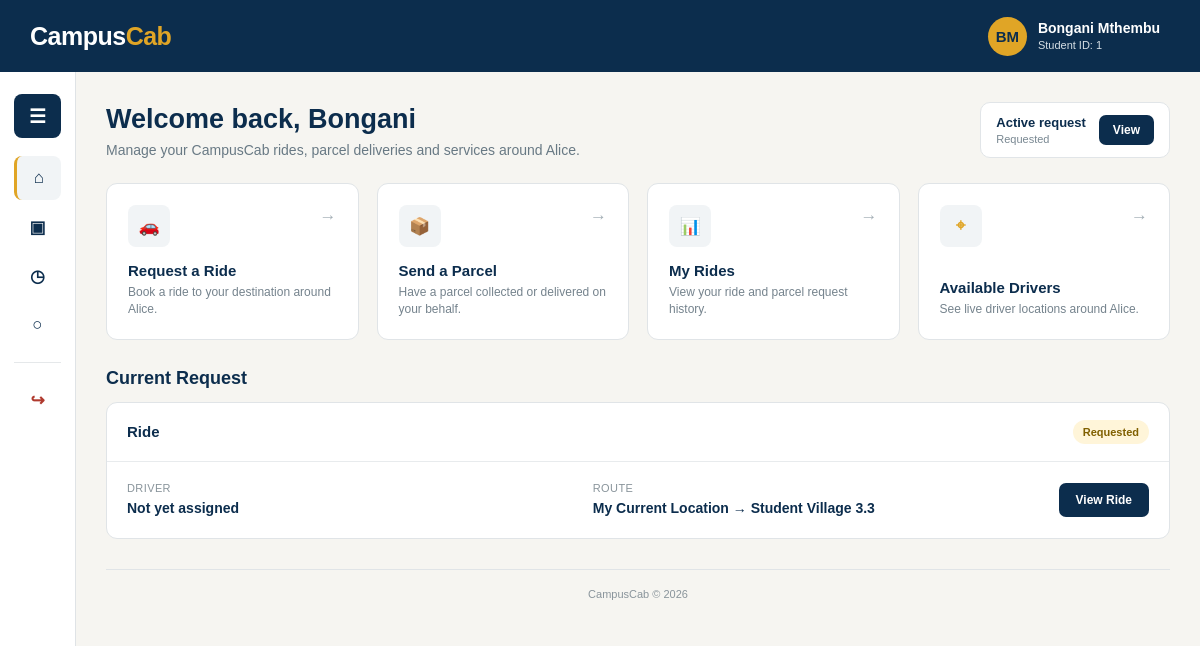
Screenshot of /student_dashboard.php (signed in) with the database file from the repository.
### tables this page shows
CREATE TABLE `student` (
  `studentID` int(11) NOT NULL,
  `studentNumber` varchar(9) DEFAULT NULL,
  `studentFname` varchar(50) NOT NULL,
  `studentLname` varchar(50) NOT NULL,
  `studentEmail` varchar(50) NOT NULL,
  `studentPhoneNo` varchar(15) NOT NULL,
  `studentAccount_status` enum('Active','Inactive') DEFAULT 'Active',
  `studentPwd` varchar(255) NOT NULL,
  `verification_token` varchar(64) DEFAULT NULL,
  `token_expiry` datetime DEFAULT NULL,
  `email_verified` tinyint(1) NOT NULL DEFAULT 0
);

CREATE TABLE `ride` (
  `rideID` int(11) NOT NULL,
  `studentID` int(11) DEFAULT NULL,
  `staffID` int(11) DEFAULT NULL,
  `requester_type` enum('Student','Staff') NOT NULL DEFAULT 'Student',
  `request_type` enum('Ride','Parcel') NOT NULL DEFAULT 'Ride',
  `parcel_details` varchar(255) DEFAULT NULL,
  `DriverID` int(11) DEFAULT NULL,
  `pickup_address` varchar(250) DEFAULT NULL,
  `pickup_latitude` decimal(10,7) DEFAULT NULL,
  `pickup_longitude` decimal(10,7) DEFAULT NULL,
  `destination_address` varchar(250) DEFAULT NULL,
  `destination_latitude` decimal(10,7) DEFAULT NULL,
  `destination_longitude` decimal(10,7) DEFAULT NULL,
  `requested_at` datetime DEFAULT NULL,
  `accepted_at` datetime DEFAULT NULL,
  `started_at` datetime DEFAULT NULL,
  `Completed_at` datetime DEFAULT NULL,
  `ride_status` enum('Requested','Accepted','Driver Arriving','In Progress','Completed','Cancelled') DEFAULT 'Requested',
  `cancellation_reason` varchar(255) DEFAULT NULL,
  `cancelled_at` datetime DEFAULT NULL,
  `estimated_distance_km` decimal(6,2) DEFAULT NULL,
  `estimated_duration_min` int(11) DEFAULT NULL,
  `estimated_price` decimal(8,2) DEFAULT NULL,
  `driver_earning` double NOT NULL,
  `campus_commission` double NOT NULL
);

### student_dashboard.php (the view, shortened to what this page needs)
<?php
include_once __DIR__ . '/db_connect.php';
$studentID = (int)($_SESSION['student_id'] ?? 0);
$studentFirstName = 'Student';
$studentFullName = 'Student';
if ($studentID > 0) {
    $stmt = $conn->prepare("
        SELECT
            studentID,
            studentFname,
            studentLname
        FROM student
        WHERE studentID = ?
        LIMIT 1
    ");
    if ($stmt) {
        $stmt->bind_param("i", $studentID);
        $stmt->execute();
        $result = $stmt->get_result();
        if ($row = $result->fetch_assoc()) {
            $studentID = (int)$row['studentID'];
            $studentFirstName = trim(
                $row['studentFname'] ?? 'Student'
            );
            $studentFullName = trim(
                ($row['studentFname'] ?? '') . ' ' .
                ($row['studentLname'] ?? '')
            );
        }
    }
}
$nameParts = preg_split('/\s+/', trim($studentFullName));
if (count($nameParts) >= 2) {
    $initials = strtoupper(
        substr($nameParts[0], 0, 1) .
        substr($nameParts[count($nameParts) - 1], 0, 1)
    );
} else {
    $initials = strtoupper(substr($studentFullName, 0, 2));
}
$currentRide = null;
if ($studentID > 0) {
    $stmt = $conn->prepare("
        SELECT
            r.rideID,
            r.request_type,
            r.pickup_address,
            r.destination_address,
            r.ride_status,
            r.DriverID,
            d.DriverFname,
            d.DriverLname
        FROM ride r
        LEFT JOIN driver d
            ON r.DriverID = d.DriverID
        WHERE r.studentID = ?
        AND r.requester_type = 'Student'
        AND r.ride_status IN ('Requested', 'Accepted', 'Driver Arriving', 'In Progress')
        ORDER BY r.requested_at DESC
        LIMIT 1
    ");
    if ($stmt) {
        $stmt->bind_param("i", $studentID);
        $stmt->execute();
        $result = $stmt->get_result();
        if ($row = $result->fetch_assoc()) {
            $currentRide = $row;
        }
    }
}
$driverName = 'Not yet assigned';
?>
<!DOCTYPE html>
<html lang="en">
<head>
</head>
<body>
<header class="site-header">
    <div class="header-inner">
        <a
            href="student_dashboard.php"
            class="brand"
        >
            <span class="brand-campus">Campus</span><span class="brand-cab">Cab</span>
        </a>
        <a
            href="student_profile.php"
            class="driver-profile"
        >
            <div class="profile-avatar">
                <?php
                echo htmlspecialchars($initials);
                ?>
            </div>
            <div class="profile-info">
                <span class="profile-name">
                    <?php
                    echo htmlspecialchars($studentFullName);
                    ?>
                </span>
                <span class="profile-role">
                    Student ID:
                    <?php
                    echo htmlspecialchars((string)$studentID);
                    ?>
                </span>
            </div>
        </a>
    </div>
</header>
<div class="page-layout">
    <aside
        class="sidebar collapsed"
        id="sidebar"
    >
        <button
            class="menu-toggle"
            type="button"
            onclick="toggleSidebar()"
        >
            <span class="hamburger">
                ☰
            </span>
        </button>
        <div class="nav-item">
            <a
                href="student_dashboard.php"
                class="nav-link active"
            >
                <span class="nav-icon">
                    ⌂
                </span>
            </a>
        </div>
        <div class="nav-parent">
            <button
                class="nav-parent-button"
                type="button"
                onclick="toggleSubmenu(this)"
            >
                <span class="nav-icon">
                    ▣
                </span>
            </button>
        </div>
        <div class="nav-parent">
            <button
                class="nav-parent-button"
                type="button"
                onclick="toggleSubmenu(this)"
            >
                <span class="nav-icon">
                    ◷
                </span>
            </button>
        </div>
        <div class="nav-parent">
            <button
                class="nav-parent-button"
                type="button"
                onclick="toggleSubmenu(this)"
            >
                <span class="nav-icon">
                    ○
                </span>
            </button>
        </div>
        <div class="nav-item logout-link">
            <a
                href="logout.php"
                class="nav-link"
            >
                <span class="nav-icon">
                    ↪
                </span>
            </a>
        </div>
    </aside>
    <main class="main-content">
        <div class="content-container">
            <div class="welcome-row">
                <div class="welcome-text">
                    <h1>
                        Welcome back,
                        <?php
                        echo htmlspecialchars($studentFirstName);
                        ?>
                    </h1>
                    <p>
                        Manage your CampusCab rides, parcel deliveries and services around Alice.
                    </p>
                </div>
                <div class="availability-card">
                    <div class="availability-text">
                        <strong>
                            <?php
                            echo $currentRide
                                ? "Active request"
                                : "No active request";
                            ?>
                        </strong>
                        <span>
                            <?php
                            echo $currentRide
                                ? htmlspecialchars($currentRide['ride_status'])
                                : "Request a ride or parcel anytime";
                            ?>
                        </span>
                    </div>
                    <?php if ($currentRide): ?>
                        <a
                            href="trip.php?id=<?php echo (int)$currentRide['rideID']; ?>"
                            class="view-ride"
                        >
                            View
                        </a>
                    <?php endif; ?>
                </div>
            </div>
            <div class="cards-grid">
                <a
                    href="request.php"
                    class="dashboard-card"
                >
                    <div class="card-top">
                        <div class="card-icon">
                            🚗
                        </div>
                        <span class="card-arrow">
                            →
                        </span>
                    </div>
                    <div>
                        <h3>
                            Request a Ride
                        </h3>
                        <p>
                            Book a ride to your destination around Alice.
                        </p>
                    </div>
                </a>
                <a
                    href="parcel.php"
                    class="dashboard-card"
                >
                    <div class="card-top">
                        <div class="card-icon">
                            📦
                        </div>
                        <span class="card-arrow">
                            →
                        </span>
                    </div>
                    <div>
                        <h3>
                            Send a Parcel
                        </h3>
                        <p>
                            Have a parcel collected or delivered on your behalf.
                        </p>
                    </div>
                </a>
                <a
                    href="my_rides.php"
                    class="dashboard-card"
                >
                    <div class="card-top">
                        <div class="card-icon">
                            📊
                        </div>
                        <span class="card-arrow">
                            →
                        </span>
                    </div>
                    <div>
                        <h3>
                            My Rides
                        </h3>
                        <p>
                            View your ride and parcel request history.
                        </p>
                    </div>
                </a>
                <a
                    href="available_drivers_map.php"
                    class="dashboard-card"
                >
                    <div class="card-top">
                        <div
                            class="card-icon"
                            style="color: #e0a526;"
                        >
                            ⌖
                        </div>
                        <span class="card-arrow">
                            →
                        </span>
                    </div>
                    <div>
                        <h3>
                            Available Drivers
                        </h3>
                        <p>
                            See live driver locations around Alice.
                        </p>
                    </div>
                </a>
            </div>
            <section>
                <h2 class="section-title">
                    Current Request
                </h2>
                <div class="current-ride">
                    <?php if ($currentRide): ?>
                        <div class="ride-header">
                            <h3>
                                <?php
                                echo $currentRide['request_type'] === 'Parcel'
                                    ? 'Parcel delivery'
                                    : 'Ride';
                                ?>
                            </h3>
                            <span class="status-badge">
                                <?php
                                echo htmlspecialchars(
                                    $currentRide['ride_status']
                                );
                                ?>
                            </span>
                        </div>
                        <div class="ride-body">
                            <div class="ride-detail">
                                <label>
                                    Driver
                                </label>
                                <strong>
                                    <?php
                                    echo htmlspecialchars(
                                        $driverName
                                    );
                                    ?>
                                </strong>
                            </div>
                            <div class="ride-detail">
                                <label>
                                    Route
                                </label>
                                <strong>
                                    <?php
                                    echo htmlspecialchars(
                                        $currentRide['pickup_address']
                                    );
                                    ?>
                                    →
                                    <?php
                                    echo htmlspecialchars(
                                        $currentRide['destination_address']
                                    );
                                    ?>
                                </strong>
                            </div>
                            <a
                                href="trip.php?id=<?php echo (int)$currentRide['rideID']; ?>"
                                class="view-ride"
                            >
                                View Ride
                            </a>
                        </div>
                    <?php endif; ?>
                </div>
            </section>
            <footer>
                CampusCab &copy;
                <?php echo date('Y'); ?>
            </footer>
        </div>
    </main>
</div>
</body>
</html>

### rows the page displays
student: initials "BM", studentFullName "Bongani Mthembu", studentID "1", studentFname "Bongani"
ride: ride_status "Requested", pickup_address "My Current Location", destination_address "Student Village 3.3"

### other values shown
$driverName "Not yet assigned"
